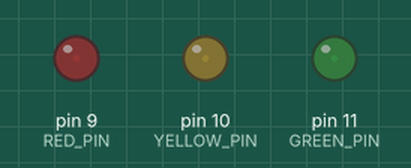
Bench run of a sketch on a simulated Arduino Uno, built with avr-gcc and run on an emulated ATmega328P. On the bench: output pins drawn as LEDs (lit = HIGH). What the sketch prints to the serial monitor is not drawn.

Above: at 0.05 s.
At 1.05 s:
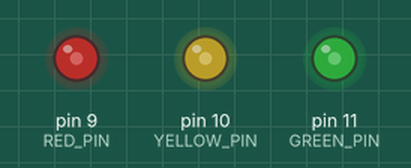
At 1.55 s:
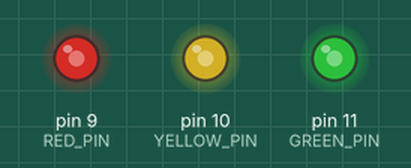
At 2.4 s:
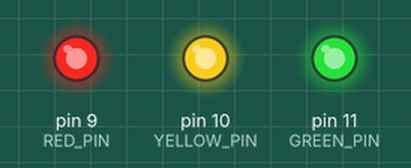
At 4.8 s:
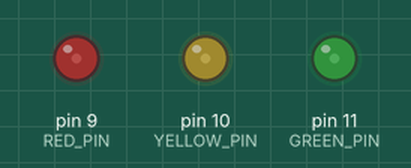
Timing chart, 0 to 7.3 s (numbered marks = the images above):
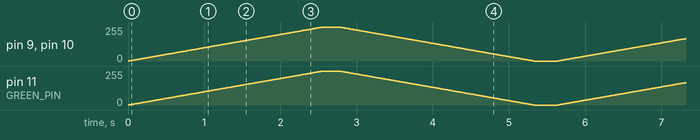

The sketch:

breathe.ino
```cpp
// Arduino Uno 신호등 모듈을 이용한 숨쉬기(Breathing LED) 효과 프로그램
// 핀 설정: 빨강(R) = 9번, 노랑(Y) = 10번, 초록(G) = 11번 (Arduino Uno PWM 핀)
// 동작: 세 LED가 analogWrite()를 사용하여 함께 천천히 밝아졌다가 어두워지기를 반복

const int RED_PIN = 9;     // 빨간색(R) LED 핀 (PWM ~9)
const int YELLOW_PIN = 10; // 노란색(Y) LED 핀 (PWM ~10)
const int GREEN_PIN = 11;  // 초록색(G) LED 핀 (PWM ~11)

const int FADE_DELAY = 10; // 밝기 변화 간격 (밀리초 단위, 값이 클수록 더 천천히 변함)

void setup() {
  // 시리얼 통신 시작 (9600 baud rate)
  Serial.begin(9600);

  // 모든 LED 핀을 출력(OUTPUT)으로 설정
  pinMode(RED_PIN, OUTPUT);
  pinMode(YELLOW_PIN, OUTPUT);
  pinMode(GREEN_PIN, OUTPUT);

  // 시작 시 소등(0) 상태로 초기화
  analogWrite(RED_PIN, 0);
  analogWrite(YELLOW_PIN, 0);
  analogWrite(GREEN_PIN, 0);

  Serial.println("숨쉬기(Breathing) 효과를 시작합니다.");
}

void loop() {
  // 1. 천천히 밝아지기 (0 -> 255)
  for (int brightness = 0; brightness <= 255; brightness++) {
    analogWrite(RED_PIN, brightness);
    analogWrite(YELLOW_PIN, brightness);
    analogWrite(GREEN_PIN, brightness);
    delay(FADE_DELAY);
  }

  // 숨을 들이쉰 상태에서 잠시 멈춤 (0.2초)
  delay(200);

  // 2. 천천히 어두워지기 (255 -> 0)
  for (int brightness = 255; brightness >= 0; brightness--) {
    analogWrite(RED_PIN, brightness);
    analogWrite(YELLOW_PIN, brightness);
    analogWrite(GREEN_PIN, brightness);
    delay(FADE_DELAY);
  }

  // 숨을 내쉰 상태에서 잠시 멈춤 (0.3초)
  delay(300);
}
```
